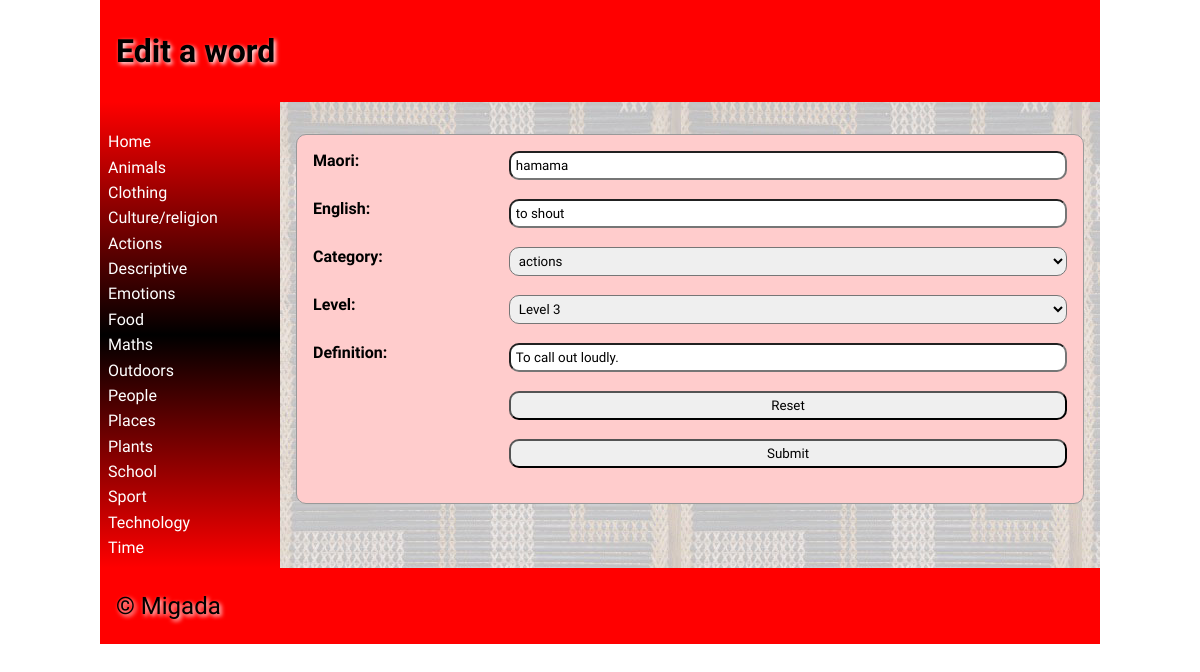
Page /editword?id=1 on the committed database.
### tables this page shows
CREATE TABLE "category"
(
	categoryid INTEGER
		constraint category_pk
			primary key autoincrement,
	category varchar(30)
);

CREATE TABLE "dictionary_values"
(
	id INTEGER
		constraint dictionary_values_pk
			primary key autoincrement,
	maori varchar(60),
	english varchar(100),
	category INTEGER,
	definition varchar(500),
	level INTEGER,
	picture varchar(15),
	userid INTEGER,
	date_modified char(8)
);

### app.py (the view)
@app.route('/editword', methods=['GET', 'POST']) # This is the edit word page.
def render_editwordpage():
    wordid = request.args.get("id") # This gets the id of the word to be edited from the URL argument.
    date = get_date() # This gets the dat which will be inserted into the table as the word is being modified.
    new_maori = request.form.get("maori") # This gets all the new data from the form.
    new_english = request.form.get("english")
    new_category = request.form.get("category")
    new_level = request.form.get("level")
    new_definition = request.form.get("definition")
    con = create_connection('maori_dictionary.db') # This connection and query are used to get the default values for the edit word form.
    query = "SELECT maori, english, category, definition, level FROM dictionary_values WHERE id = ?"
    cur = con.cursor()
    cur.execute(query, (wordid,))
    word_list = cur.fetchall()
    con.commit()
    con.close()
    con = create_connection('maori_dictionary.db') # This opens a connection
    query = "UPDATE dictionary_values SET maori=?, english=?, category=?, definition=?, level=?, date_modified=? WHERE id=? " # This query is used to update values in the database.
    cur = con.cursor()
    try:
        cur.execute(query, (new_maori, new_english, new_category, new_definition, new_level, date, wordid))  # This line  executes the query and inserts the data.
    except sqlite3.IntegrityError:
        return redirect("/?message=Sorry but your edit has failed. To try again navigate to the word and press the edit button.") # If the query fails then the user is sent to this page.
    con.commit()
    con.close()
    return return_page('editword.html', word_list=word_list, logged_in=is_logged_in())  # This renders the editword page and sends data to the HTML page.

### app.py (called while the page is built)
def create_connection(db_file): # This function is used to make a connection with the database.
    try:                        #It is used when ever I do a query.
        connection = sqlite3.connect(db_file)
        return connection
    except Error as e:
        print(e)

def return_page(page, **extras): # This function does the rendering of the webpages. It allows me to pass through all of the cateogory information to all the pages.
    con = create_connection("maori_dictionary.db") # Makes connection and executes query to get category information.
    query = "SELECT categoryid, category  FROM category"
    cur = con.cursor()
    cur.execute(query)
    categorylist = dict(cur.fetchall())
    print(categorylist)
    con.close
    return render_template(page, categories=categorylist, **extras) # Renders all the webpages and sends category information.

def get_date(): # Is used to give date to any route that is going to change values in the database.
    date = datetime.now()
    return date.strftime("%d/%m/%Y")

def is_logged_in(): # Checks if and user is logged in.
    if session.get("email") is None:
        print("not logged in")
        return False
    else:
        print("logged in")
        return True

### templates/editword.html (shortened to what this page needs)
{% extends 'base.html' %}
{% block heading %}Edit a word{% endblock %}
{% block main %}
<form class="dataForm" method="post">
      <div class="form-group">
            <div class="form-label"><label for="maori">Maori:</label></div>
            <div class="form-element"><input type="text" name="maori" id="maori" value="{{ word_list[0][0] }}" ></div>
        </div>
        <div class="form-group">
            <div class="form-label"><label for="english">English:</label></div>
            <div class="form-element"><input type="text" name="english" id="english" value="{{ word_list[0][1] }}"></div>
        </div>
        <div class="form-group">
            <div class="form-label"> <label for="category">Category:</label></div>
            <div class="form-element">
                <select name='category' id='category' style="width: 100%; border-radius: 10px; padding: 0.3rem; margin-bottom: 10px;">
                    {% for  category in categories %}
                        <option value="{{ category }}" {% if category==word_list[0][2] %} selected="selected" {% endif %} > {{ categories[category] }}</option>
                    {% endfor %}
                </select>
            </div>
         </div>
        <div class="form-group">
            <div class="form-label"><label for="level">Level:</label></div>
            <div class="form-element">
                <select name='level' id='level' style="width: 100%; border-radius: 10px; padding: 0.3rem; margin-bottom: 10px;">
                    {% for i in range(1, 11) %}
                        <option value="{{ i }}" {% if i==word_list[0][4] %} selected="selected" {% endif %} >Level {{ i }}</option>
                    {% endfor %}
                </select>
            </div>
        </div>
        <div class="form-group">
            <div class="form-label"><label for="definition">Definition:</label></div>
            <div class="form-element"><input type="text" name="definition" id="definition" value="{{ word_list[0][3] }}"></div>
        </div>
        <div class="form-group">
            <div></div>
            <div class="form-element"><input type="reset"></div>
        </div>
        <div class="form-group">
            <div></div>
            <div class="form-element"><input type="submit"></div>
        </div>
    </form>
{% endblock %}

### templates/base.html (shortened to what this page needs)
<!doctype html>
<html lang="en">
<head>
	<link href="{{ url_for('static', filename='css/style.css') }}" rel="stylesheet">
</head>
<body>
	<div id="container">
		<header>
			<h1>{% block heading %}{% endblock %}</h1>
		</header>
		<nav>
			<ul>
                <li><a href="\">Home</a></li>
                {% for id, category in categories.items() %}
                    <li><a href="/categorypage?category={{ id }}">{{ category|title }}</a></li>
                {% endfor %}
			</ul>
		</nav>
		<main>
            {% block main%}{% endblock %}
        </main>
		<footer>
			<p>
				&copy; Migada
			</p>
		</footer>
	</div>
</body>
</html>

### static/css/style.css (style rules this page uses)
* { font-family: Comfortaa, sans-serif; margin: 0; padding: 0; box-sizing: border-box; }
#container { display: grid; grid-template-columns: 75px auto; grid-template-areas: 'nav header' 'main main' 'footer footer'; }
header { grid-area: header; background-color: #f00; padding: 1rem; }
nav { grid-area: nav; }
main { grid-area: main; padding: 1rem; background-color: #edd; }
h1, h2, h3, h4 { padding: 1rem 0; font-family: 'Suez One', serif; color: #000; text-shadow: 2px 2px 4px #fff; }
p { padding: 0.5rem 0; }
a { color: #222; }
.dataForm { margin: 1rem 0; border: 1px solid #999; padding: 1rem; background-color: #fcc; border-radius: 10px; }
.form-label { font-weight: bolder; }
.form-group { display: grid; grid-template-columns: 1fr 3fr; grid-column-gap: 10px; height: 3rem; }
.dataForm input, textarea { width: 100%; border-radius: 10px; padding: 0.3rem; margin-bottom: 10px; }
footer { grid-area: footer; padding: 1rem; background-color: #f00; }
footer p { color: #000; text-shadow: 2px 2px 4px #fff; font-size: 1.5rem; }
@media only screen and (min-width: 768px) { #container { grid-template-columns: 180px auto; grid-template-areas: 'header header' 'nav main' 'footer footer'; } }
@media only screen and (min-width: 768px) { nav { background: linear-gradient(180deg, rgba(255,0,0,1) 0%, rgba(0, 0, 0, 1) 50%, rgba(255,0,0,1) 100%); padding: 0.5rem; } }
@media only screen and (min-width: 768px) { nav ul { list-style: none; } }
@media only screen and (min-width: 768px) { nav li { padding: 0.2rem 0; } }
@media only screen and (min-width: 768px) { nav a { color: #fff; text-decoration: none; } }
@media only screen and (min-width: 768px) { main { background-image: url('/poutama.jpg'); } }
@media only screen and (min-width: 1000px) { #container { width: 1000px; margin: auto; } }

### rows in the picture
category: category "Animals"
category: category "Clothing"
category: category "Culture/religion"
category: category "Actions"
category: category "Descriptive"
category: category "Emotions"
category: category "Food"
category: category "Maths"
category: category "Outdoors"
category: category "People"
category: category "Places"
category: category "Plants"
category: category "School"
category: category "Sport"
category: category "Technology"
category: category "Time"
dictionary_values: maori "hamama", english "to shout", category "actions", level "Level 3", definition "To call out loudly."
